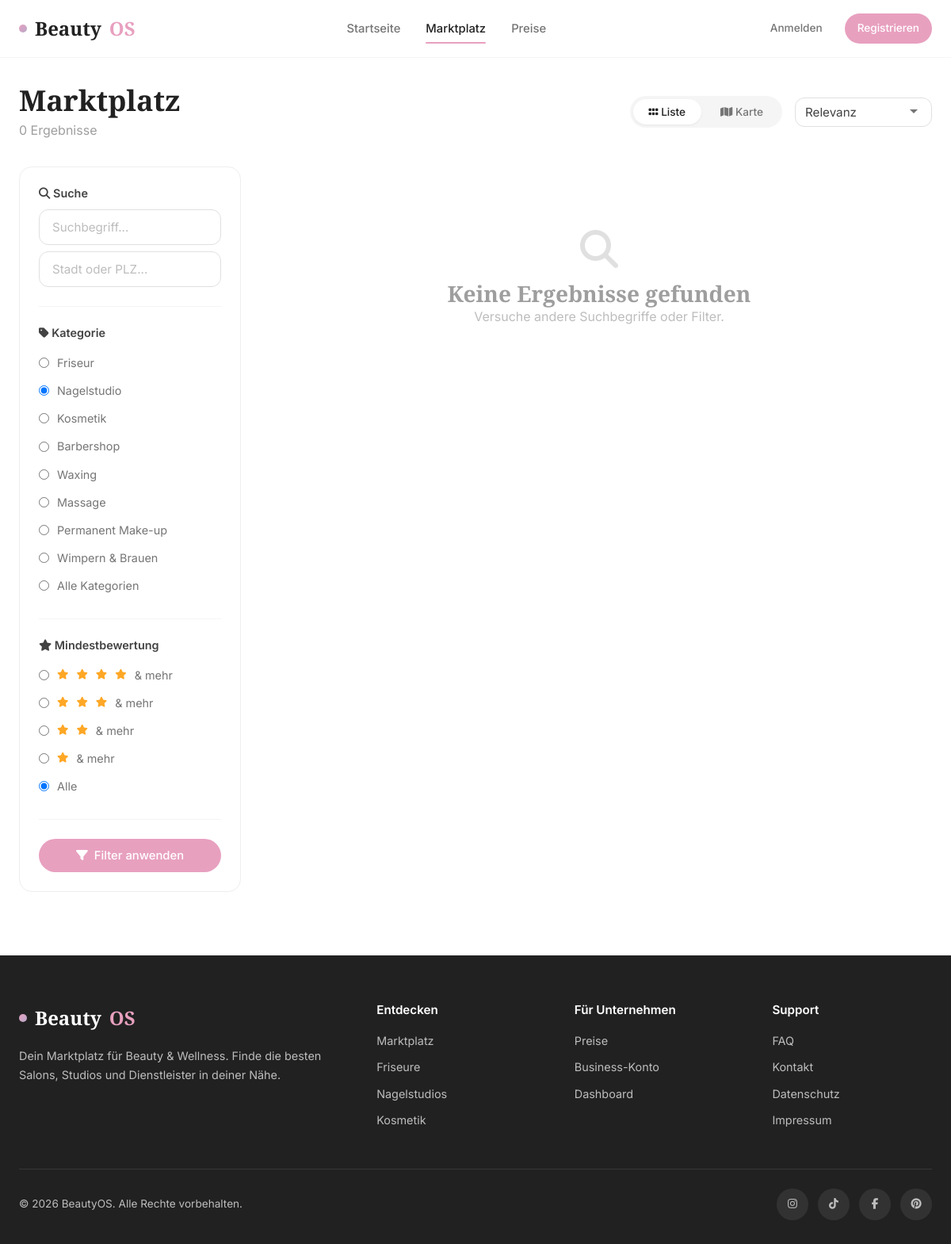
/marketplace.php?category=nagelstudio, run on the app's committed database.
### tables this page shows
CREATE TABLE `categories` (
    `id` INT AUTO_INCREMENT PRIMARY KEY,
    `name` VARCHAR(100) NOT NULL,
    `slug` VARCHAR(120) NOT NULL UNIQUE,
    `icon` VARCHAR(50) DEFAULT NULL,
    `description` TEXT DEFAULT NULL,
    `sort_order` INT NOT NULL DEFAULT 0,
    `created_at` DATETIME NOT NULL DEFAULT CURRENT_TIMESTAMP
);

### config/app.php (called while the page is built, shortened)
<?php
function e(string $str): string {
    return htmlspecialchars($str, ENT_QUOTES, 'UTF-8');
}

### marketplace.php (the view, shortened to what this page needs)
<?php
require_once 'includes/header.php';
$db = getDB();
$search = trim($_GET['q'] ?? '');
$location = trim($_GET['location'] ?? '');
$category = trim($_GET['category'] ?? '');
$rating = (int)($_GET['rating'] ?? 0);
$sort = $_GET['sort'] ?? 'relevance';
$page = max(1, (int)($_GET['page'] ?? 1));
$perPage = 12;
$offset = ($page - 1) * $perPage;
$where = ["b.status = 'active'"];
$params = [];
if ($category) {
    $where[] = "c.slug = ?";
    $params[] = $category;
}
$whereSQL = implode(' AND ', $where);
$orderBy = match($sort) {
    'rating' => 'avg_r.avg_rating DESC',
    'name' => 'b.name ASC',
    'newest' => 'b.created_at DESC',
    default => 'b.subscription_plan_id DESC, b.is_verified DESC, avg_r.avg_rating DESC',
};
$countSQL = "
    SELECT COUNT(DISTINCT b.id)
    FROM businesses b
    LEFT JOIN business_categories bc ON b.id = bc.business_id
    LEFT JOIN categories c ON bc.category_id = c.id
    LEFT JOIN services s ON b.id = s.business_id
    LEFT JOIN (SELECT business_id, AVG(rating) as avg_rating FROM reviews GROUP BY business_id) avg_r ON b.id = avg_r.business_id
    WHERE $whereSQL
";
$stmt = $db->prepare($countSQL);
$stmt->execute($params);
$totalResults = $stmt->fetchColumn();
$sql = "
    SELECT b.*,
           GROUP_CONCAT(DISTINCT c.name) as category_names,
           COALESCE(avg_r.avg_rating, 0) as avg_rating,
           COALESCE(avg_r.review_count, 0) as review_count,
           MIN(s.price) as min_price
    FROM businesses b
    LEFT JOIN business_categories bc ON b.id = bc.business_id
    LEFT JOIN categories c ON bc.category_id = c.id
    LEFT JOIN services s ON b.id = s.business_id
    LEFT JOIN (SELECT business_id, AVG(rating) as avg_rating, COUNT(*) as review_count FROM reviews GROUP BY business_id) avg_r ON b.id = avg_r.business_id
    WHERE $whereSQL
    GROUP BY b.id
    ORDER BY $orderBy
    LIMIT $perPage OFFSET $offset
";
$stmt = $db->prepare($sql);
$stmt->execute($params);
$businesses = $stmt->fetchAll();
$categories = $db->query("SELECT * FROM categories ORDER BY sort_order")->fetchAll();
?>
<section class="section" style="padding-top: 32px;">
    <div class="container container-lg">
        <div style="display: flex; align-items: center; justify-content: space-between; margin-bottom: 32px; flex-wrap: wrap; gap: 16px;">
            <div>
                <h2 style="margin-bottom: 4px;">Marktplatz</h2>
                <p style="color: var(--gray-500);"><?= $totalResults ?> Ergebnisse<?= $search ? ' für "' . e($search) . '"' : '' ?><?= $location ? ' in ' . e($location) : '' ?></p>
            </div>
            <div style="display: flex; align-items: center; gap: 16px;">
                <div class="view-toggle">
                    <button class="active" onclick="toggleView('grid')"><i class="fas fa-grip"></i> Liste</button>
                    <button onclick="toggleView('map')"><i class="fas fa-map"></i> Karte</button>
                </div>
                <select class="form-control" style="width: auto; padding: 8px 36px 8px 12px;" onchange="window.location.href=updateParam('sort', this.value)">
                    <option value="relevance" <?= $sort === 'relevance' ? 'selected' : '' ?>>Relevanz</option>
                </select>
            </div>
        </div>
        <div class="marketplace-layout">
            <aside class="filters-sidebar">
                <form method="GET" id="filterForm">
                    <div class="filter-group">
                        <h4><i class="fas fa-search"></i> Suche</h4>
                        <input type="text" name="q" class="form-control" placeholder="Suchbegriff..." value="<?= e($search) ?>" style="margin-bottom: 8px;">
                        <input type="text" name="location" class="form-control" placeholder="Stadt oder PLZ..." value="<?= e($location) ?>">
                    </div>
                    <div class="filter-group">
                        <h4><i class="fas fa-tag"></i> Kategorie</h4>
                        <?php foreach ($categories as $cat): ?>
                        <label class="filter-option">
                            <input type="radio" name="category" value="<?= e($cat['slug']) ?>" <?= $category === $cat['slug'] ? 'checked' : '' ?>>
                            <?= e($cat['name']) ?>
                        </label>
                        <?php endforeach; ?>
                        <label class="filter-option">
                            <input type="radio" name="category" value="" <?= !$category ? 'checked' : '' ?>>
                            Alle Kategorien
                        </label>
                    </div>
                    <div class="filter-group">
                        <h4><i class="fas fa-star"></i> Mindestbewertung</h4>
                        <?php for ($r = 4; $r >= 1; $r--): ?>
                        <label class="filter-option">
                            <input type="radio" name="rating" value="<?= $r ?>" <?= $rating === $r ? 'checked' : '' ?>>
                            <?php for ($s = 0; $s < $r; $s++): ?><i class="fas fa-star" style="color: var(--warning); font-size: 0.8rem;"></i><?php endfor; ?> & mehr
                        </label>
                        <?php endfor; ?>
                        <label class="filter-option">
                            <input type="radio" name="rating" value="0" <?= $rating === 0 ? 'checked' : '' ?>>
                            Alle
                        </label>
                    </div>
                    <button type="submit" class="btn btn-primary w-100"><i class="fas fa-filter"></i> Filter anwenden</button>
                </form>
            </aside>
            <div>
                <div id="gridView">
                    <?php if (empty($businesses)): ?>
                        <div style="text-align: center; padding: 80px 20px;">
                            <i class="fas fa-search" style="font-size: 3rem; color: var(--gray-300); margin-bottom: 16px;"></i>
                            <h3 style="color: var(--gray-500);">Keine Ergebnisse gefunden</h3>
                            <p style="color: var(--gray-400);">Versuche andere Suchbegriffe oder Filter.</p>
                        </div>
                    <?php endif; ?>
                </div>
            </div>
        </div>
    </div>
</section>
<?php require_once 'includes/footer.php'; ?>

### assets/css/style.css (style rules this page uses)
:root { --primary: #e8a0bf; --primary-dark: #d4809f; --primary-light: #f5d5e5; --primary-50: #fdf2f8; --secondary: #d4a574; --secondary-light: #f0dcc8; --accent: #b8a9c9; --accent-light: #e8e0f0; --beige: #f5f0eb; --beige-dark: #e8ddd4; --white: #ffffff; --gray-50: #fafafa; --gray-100: #f5f5f5; --gray-200: #eeeeee; --gray-300: #e0e0e0; --gray-400: #bdbdbd; --gray-500: #9e9e9e; --gray-600: #757575; --gray-700: #616161; --gray-800: #424242; --gray-900: #212121; --success: #66bb6a; --warning: #ffa726; --danger: #ef5350; --info: #42a5f5; --font-main: 'Inter', -apple-system, BlinkMacSystemFont, 'Segoe UI', sans-serif; --font-display: 'Playfair Display', Georgia, serif; --shadow-sm: 0 1px 3px rgba(0,0,0,0.06); --shadow-md: 0 4px 12px rgba(0,0,0,0.08); --shadow-lg: 0 8px 30px rgba(0,0,0,0.1); --shadow-xl: 0 20px 60px rgba(0,0,0,0.12); --radius-sm: 8px; --radius-md: 12px; --radius-lg: 16px; --radius-xl: 24px; --radius-full: 9999px; --transition: all 0.3s cubic-bezier(0.4, 0, 0.2, 1); }
*, *::before, *::after { margin: 0; padding: 0; box-sizing: border-box; }
html { scroll-behavior: smooth; -webkit-font-smoothing: antialiased; }
body { font-family: var(--font-main); background: var(--white); color: var(--gray-800); line-height: 1.6; min-height: 100vh; display: flex; flex-direction: column; }
button, input, select, textarea { font-family: inherit; font-size: inherit; }
h1, h2, h3, h4, h5, h6 { font-family: var(--font-display); font-weight: 600; line-height: 1.2; color: var(--gray-900); }
h2 { font-size: 2.25rem; }
h3 { font-size: 1.75rem; }
h4 { font-size: 1.25rem; }
.container { width: 100%; max-width: 1280px; margin: 0 auto; padding: 0 24px; }
.container-lg { max-width: 1440px; }
.btn { display: inline-flex; align-items: center; justify-content: center; gap: 8px; padding: 12px 24px; border-radius: var(--radius-full); font-weight: 500; font-size: 0.925rem; cursor: pointer; border: none; transition: var(--transition); white-space: nowrap; }
.btn-primary { background: var(--primary); color: var(--white); }
.form-control { width: 100%; padding: 12px 16px; border: 1.5px solid var(--gray-300); border-radius: var(--radius-md); font-size: 0.95rem; color: var(--gray-800); background: var(--white); transition: var(--transition); outline: none; }
.form-control::placeholder { color: var(--gray-400); }
select.form-control { appearance: none; background-repeat: no-repeat; background-position: right 16px center; padding-right: 40px; }
.section { padding: 80px 0; }
.marketplace-layout { display: grid; grid-template-columns: 280px 1fr; gap: 32px; align-items: start; }
.filters-sidebar { position: sticky; top: 96px; background: var(--white); border-radius: var(--radius-lg); border: 1px solid var(--gray-200); padding: 24px; }
.filter-group { margin-bottom: 24px; padding-bottom: 24px; border-bottom: 1px solid var(--gray-100); }
.filter-group h4 { font-family: var(--font-main); font-size: 0.9rem; font-weight: 600; margin-bottom: 12px; color: var(--gray-800); }
.filter-option { display: flex; align-items: center; gap: 10px; padding: 6px 0; cursor: pointer; font-size: 0.9rem; color: var(--gray-600); }
.view-toggle { display: flex; background: var(--gray-100); border-radius: var(--radius-full); padding: 4px; gap: 4px; }
.view-toggle button { padding: 8px 20px; border: none; background: transparent; border-radius: var(--radius-full); font-size: 0.85rem; font-weight: 500; cursor: pointer; color: var(--gray-600); transition: var(--transition); }
.view-toggle button.active { background: var(--white); color: var(--gray-900); box-shadow: var(--shadow-sm); }
.w-100 { width: 100%; }

### data on the page
categories: slug "☐ Friseur", name "Friseur"
categories: slug "☑ Nagelstudio", name "Nagelstudio"
categories: slug "☐ Kosmetik", name "Kosmetik"
categories: slug "☐ Barbershop", name "Barbershop"
categories: slug "☐ Waxing", name "Waxing"
categories: slug "☐ Massage", name "Massage"
categories: slug "☐ Permanent Make-up", name "Permanent Make-up"
categories: slug "☐ Wimpern & Brauen", name "Wimpern & Brauen"

### other printed values
$totalResults "0"
